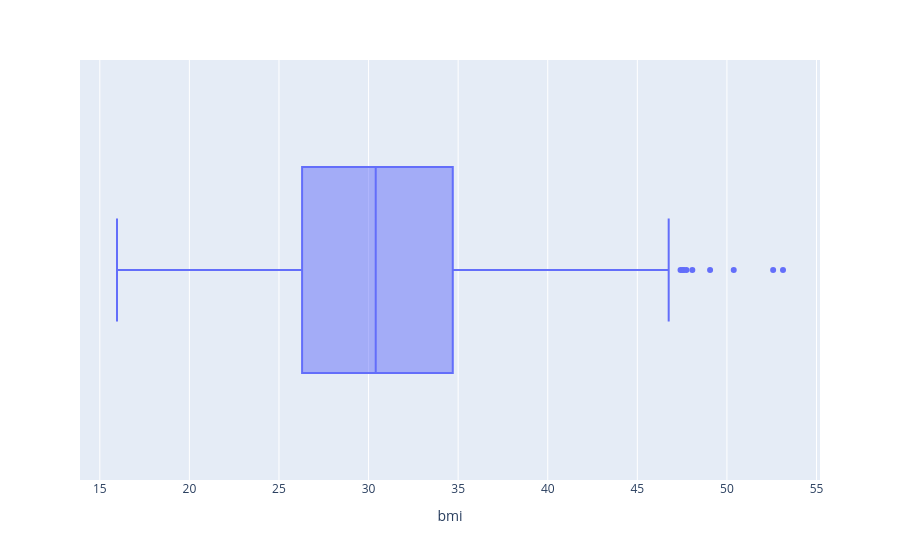

Source (notebook cell):
### Code cell
px.box(df,x='bmi')

### Figure 1 — Plotly figure (JSON) as saved in the notebook; plotly's stock layout.template omitted (floating-point values rounded to 4 significant figures; data arrays with more than 128 entries replaced by an {"elided": "..."} marker saying what was removed)
{"data": [{"alignmentgroup": "True", "hovertemplate": "bmi=%{x}<extra></extra>", "legendgroup": "", "marker": {"color": "#636efa"}, "name": "", "notched": false, "offsetgroup": "", "orientation": "h", "showlegend": false, "type": "box", "x": {"elided": "1338 float values"}, "x0": " ", "xaxis": "x", "y0": " ", "yaxis": "y"}], "layout": {"boxmode": "group", "legend": {"tracegroupgap": 0}, "margin": {"t": 60}, "xaxis": {"anchor": "y", "domain": [0, 1], "title": {"text": "bmi"}}, "yaxis": {"anchor": "x", "domain": [0, 1]}}}
